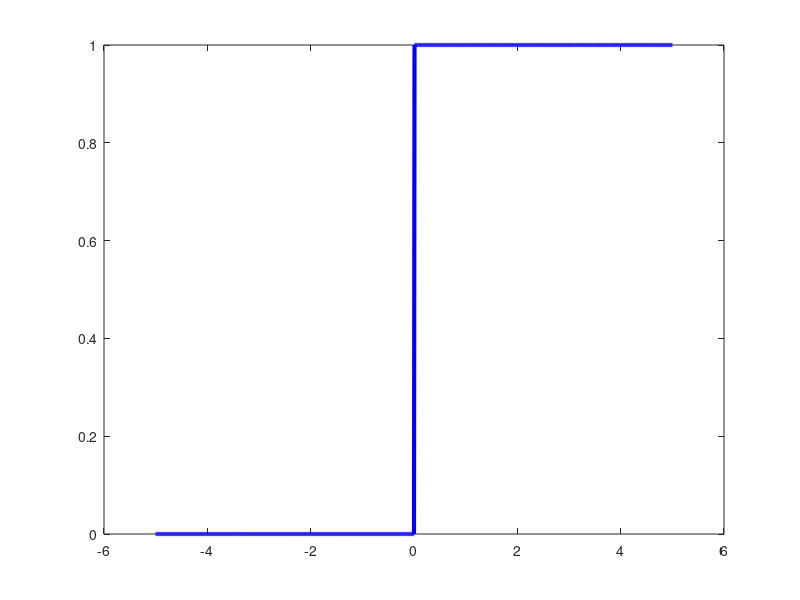

This chart was generated by the following MATLAB code:
%unit step function
t =(-5:0.01:5)';
%creating an array starting with all zeros
unitstep=zeros(size(t));
%now amplitude will be one when t>0
unitstep(t>0)=1;
title("UNIT STEP");
xlabel("TIME");
ylabel("AMPLITUDE");
plot(t,unitstep,'b','linewidth',3);


%unit ramp function
t =(-5:0.01:5)';
%creating an array starting with all zeros
unitstep=zeros(size(t));
%now amplitude will be one when t>0
unitstep(t>0)=1;
title("UNIT STEP");
xlabel("TIME");
ylabel("AMPLITUDE");
plot(t,unitstep,'b','linewidth',3);

%unit impluse function
